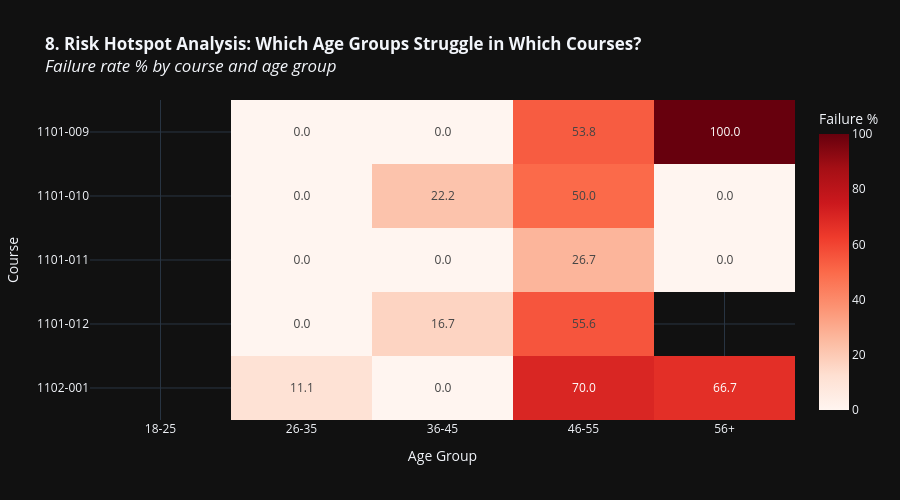

Here is the notebook cell this chart was saved with:
### Code cell
# ==========================================
# CHART 8: Age × Course At-Risk Heatmap
# ==========================================

# Filter for top 5 courses
top_5_courses = master_df['CLASS'].value_counts().head(5).index
heatmap_data = master_df[master_df['CLASS'].isin(top_5_courses)].copy()

# Calculate failure rate by course and age
heatmap_data['Failed'] = (heatmap_data['GPA'] < 2.5).astype(int)
failure_heatmap = heatmap_data.groupby(['CLASS', 'Age_Group'])['Failed'].mean().reset_index()
failure_heatmap['Failure_Rate'] = (failure_heatmap['Failed'] * 100).round(1)

# Pivot for heatmap
heatmap_pivot = failure_heatmap.pivot(index='CLASS', columns='Age_Group', values='Failure_Rate')

fig = px.imshow(
    heatmap_pivot,
    title='<b>8. Risk Hotspot Analysis: Which Age Groups Struggle in Which Courses?</b><br><i>Failure rate % by course and age group</i>',
    labels=dict(x='Age Group', y='Course', color='Failure %'),
    color_continuous_scale='Reds',
    text_auto='.1f',
    height=500,
    aspect='auto'
)

fig.show()

### Figure 1 — Plotly figure (JSON) as saved in the notebook; plotly's stock layout.template omitted (floating-point values rounded to 4 significant figures)
{"data": [{"coloraxis": "coloraxis", "hovertemplate": "Age Group: %{x}<br>Course: %{y}<br>Failure %: %{z}<extra></extra>", "name": "0", "texttemplate": "%{z:.1f}", "type": "heatmap", "x": ["18-25", "26-35", "36-45", "46-55", "56+"], "xaxis": "x", "y": ["1101-009", "1101-010", "1101-011", "1101-012", "1102-001"], "yaxis": "y", "z": [[null, 0, 0, 53.8, 100], [null, 0, 22.2, 50, 0], [null, 0, 0, 26.7, 0], [null, 0, 16.7, 55.6, null], [null, 11.1, 0, 70, 66.7]]}], "layout": {"coloraxis": {"colorbar": {"title": {"text": "Failure %"}}, "colorscale": [[0, "rgb(255,245,240)"], [0.125, "rgb(254,224,210)"], [0.25, "rgb(252,187,161)"], [0.375, "rgb(252,146,114)"], [0.5, "rgb(251,106,74)"], [0.625, "rgb(239,59,44)"], [0.75, "rgb(203,24,29)"], [0.875, "rgb(165,15,21)"], [1, "rgb(103,0,13)"]]}, "height": 500, "title": {"text": "<b>8. Risk Hotspot Analysis: Which Age Groups Struggle in Which Courses?</b><br><i>Failure rate % by course and age group</i>"}, "xaxis": {"anchor": "y", "domain": [0, 1], "title": {"text": "Age Group"}}, "yaxis": {"anchor": "x", "autorange": "reversed", "domain": [0, 1], "title": {"text": "Course"}}}}
